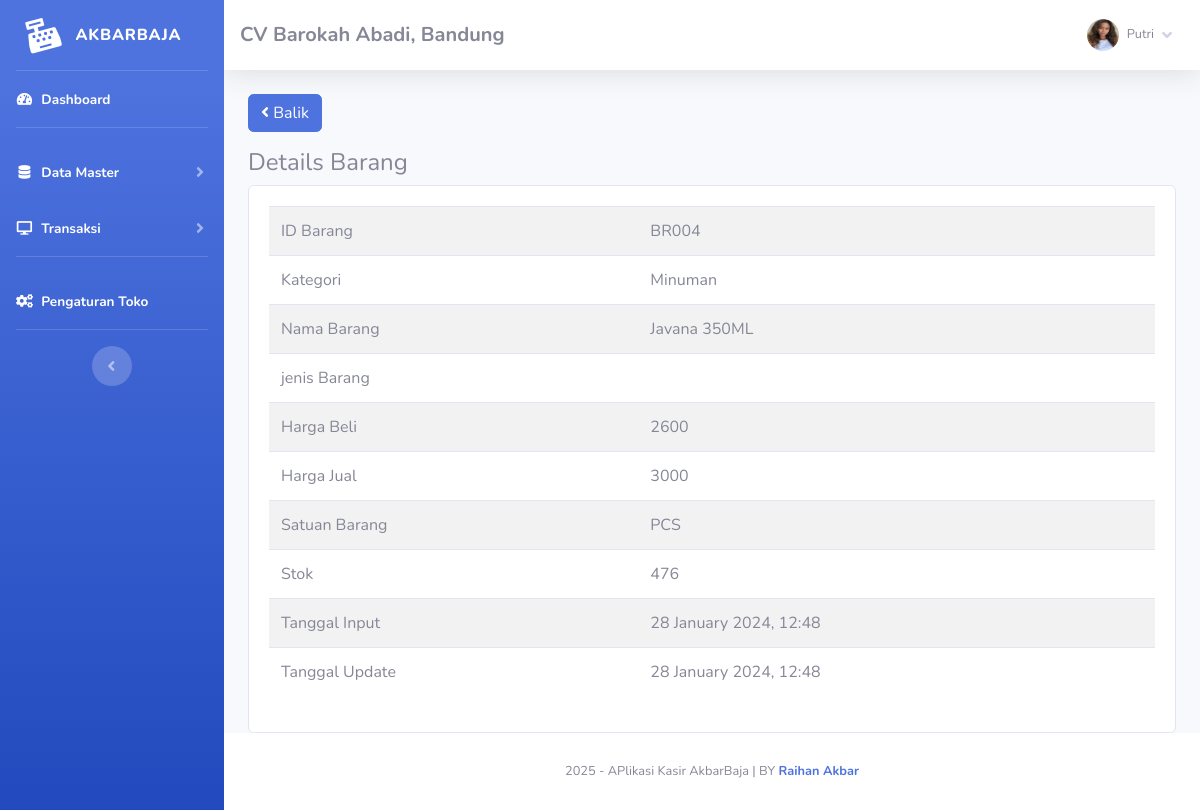
/index.php?page=barang/details&barang=BR004 (signed in), run on the app's committed database.
### tables this page shows
CREATE TABLE `toko` (
  `id_toko` int(11) NOT NULL,
  `nama_toko` varchar(255) NOT NULL,
  `alamat_toko` text NOT NULL,
  `tlp` varchar(255) NOT NULL,
  `nama_pemilik` varchar(255) NOT NULL
);

CREATE TABLE `member` (
  `id_member` int(11) NOT NULL,
  `nm_member` varchar(255) NOT NULL,
  `alamat_member` text NOT NULL,
  `telepon` varchar(255) NOT NULL,
  `email` varchar(255) NOT NULL,
  `gambar` text NOT NULL,
  `NIK` text NOT NULL
);

CREATE TABLE `barang` (
  `id` int(11) NOT NULL,
  `id_barang` varchar(255) NOT NULL,
  `id_kategori` int(11) NOT NULL,
  `nama_barang` text NOT NULL,
  `merk` varchar(255) NOT NULL,
  `harga_beli` varchar(255) NOT NULL,
  `harga_jual` varchar(255) NOT NULL,
  `satuan_barang` varchar(255) NOT NULL,
  `stok` text NOT NULL,
  `tgl_input` varchar(255) NOT NULL,
  `tgl_update` varchar(255) DEFAULT NULL
);

CREATE TABLE `kategori` (
  `id_kategori` int(11) NOT NULL,
  `nama_kategori` varchar(255) NOT NULL,
  `tgl_input` varchar(255) NOT NULL
);

### fungsi/view/view.php (called while the page is built, shortened)
<?php
class view
{
    protected $db;
    public function __construct($db)
    {
        $this->db = $db;
    }
    public function member_edit($id)
    {
        $sql = "select member.*, login.*
                from member inner join login on member.id_member = login.id_member
                where member.id_member= ?";
        $row = $this-> db -> prepare($sql);
        $row -> execute(array($id));
        $hasil = $row -> fetch();
        return $hasil;
    }
    public function toko()
    {
        $sql = "select*from toko where id_toko='1'";
        $row = $this-> db -> prepare($sql);
        $row -> execute();
        $hasil = $row -> fetch();
        return $hasil;
    }
    public function barang_edit($id)
    {
        $sql = "select barang.*, kategori.id_kategori, kategori.nama_kategori
                from barang inner join kategori on barang.id_kategori = kategori.id_kategori
                where id_barang=?";
        $row = $this-> db -> prepare($sql);
        $row -> execute(array($id));
        $hasil = $row -> fetch();
        return $hasil;
    }
}

### admin/module/barang/details/index.php (the view, shortened to what this page needs)
<?php
	$id = $_GET['barang'];
	$hasil = $lihat -> barang_edit($id);
?>
<a href="index.php?page=barang" class="btn btn-primary mb-3"><i class="fa fa-angle-left"></i> Balik </a>
<h4>Details Barang</h4>
<div class="card card-body">
	<div class="table-responsive">
		<table class="table table-striped">
			<tr>
				<td>ID Barang</td>
				<td><?php echo $hasil['id_barang'];?></td>
			</tr>
			<tr>
				<td>Kategori</td>
				<td><?php echo $hasil['nama_kategori'];?></td>
			</tr>
			<tr>
				<td>Nama Barang</td>
				<td><?php echo $hasil['nama_barang'];?></td>
			</tr>
			<tr>
				<td>jenis Barang</td>
				<td><?php echo $hasil['jenis'];?></td>
			</tr>
			<tr>
				<td>Harga Beli</td>
				<td><?php echo $hasil['harga_beli'];?></td>
			</tr>
			<tr>
				<td>Harga Jual</td>
				<td><?php echo $hasil['harga_jual'];?></td>
			</tr>
			<tr>
				<td>Satuan Barang</td>
				<td><?php echo $hasil['satuan_barang'];?></td>
			</tr>
			<tr>
				<td>Stok</td>
				<td><?php echo $hasil['stok'];?></td>
			</tr>
			<tr>
				<td>Tanggal Input</td>
				<td><?php echo $hasil['tgl_input'];?></td>
			</tr>
			<tr>
				<td>Tanggal Update</td>
				<td><?php echo $hasil['tgl_update'];?></td>
			</tr>
		</table>
	</div>
</div>

### admin/template/sidebar.php (shortened to what this page needs)
<?php
    $id = $_SESSION['admin']['id_member'];
    $hasil_profil = $lihat -> member_edit($id);
?>
<ul class="navbar-nav bg-gradient-primary sidebar sidebar-dark accordion" id="accordionSidebar">
    <a class="sidebar-brand d-flex align-items-center justify-content-center" href="index.php">
        <div class="sidebar-brand-icon rotate-n-15">
            <i class="fas fa-cash-register"></i>
        </div>
        <div class="sidebar-brand-text mx-3">AkbarBaja<sup></sup></div>
    </a>
    <hr class="sidebar-divider my-0">
    <li class="nav-item active">
        <a class="nav-link" href="index.php">
            <i class="fas fa-fw fa-tachometer-alt"></i>
            <span>Dashboard</span></a>
    </li>
    <hr class="sidebar-divider">
    <li class="nav-item active">
        <a class="nav-link collapsed" href="#" data-toggle="collapse" data-target="#collapseTwo" aria-expanded="true"
            aria-controls="collapseTwo">
            <i class="fas fa-fw fa-database"></i>
            <span>Data Master</span>
        </a>
    </li>
    <li class="nav-item active">
        <a class="nav-link collapsed" href="#" data-toggle="collapse" data-target="#collapse3" aria-expanded="true"
            aria-controls="collapse3">
            <i class="fas fa-fw fa-desktop"></i>
            <span>Transaksi</span>
        </a>
    </li>
    <hr class="sidebar-divider">
    <li class="nav-item active">
        <a class="nav-link" href="index.php?page=pengaturan">
            <i class="fas fa-fw fa-cogs"></i>
            <span>Pengaturan Toko</span></a>
    </li>
    <hr class="sidebar-divider d-none d-md-block">
    <div class="text-center d-none d-md-inline">
        <button class="rounded-circle border-0" id="sidebarToggle"></button>
    </div>
</ul>
<div id="content-wrapper" class="d-flex flex-column">
    <div id="content">
        <nav class="navbar navbar-expand navbar-light bg-white topbar mb-4 static-top shadow">
            <h5 class="d-lg-block d-none mt-2"><b><?php echo $toko['nama_toko'];?>, <?php echo $toko['alamat_toko'];?></b></h5>
            <ul class="navbar-nav ml-auto">
                <li class="nav-item dropdown no-arrow">
                    <a class="nav-link dropdown-toggle" href="#" id="userDropdown" role="button" data-toggle="dropdown"
                        aria-haspopup="true" aria-expanded="false">
                        <img class="img-profile rounded-circle"
                            src="assets/img/user/<?php echo $hasil_profil['gambar'];?>">
                        <span
                            class="mr-2 d-none d-lg-inline text-gray-600 small ml-2"><?php echo $hasil_profil['nm_member'];?></span>
                        <i class="fas fa-angle-down"></i>
                    </a>
                </li>
            </ul>
        </nav>
        <div class="container-fluid">

### data on the page
toko: nama_toko "CV Barokah Abadi", alamat_toko "Bandung"
barang: id_barang "BR004", id_kategori.nama_kategori "Minuman", nama_barang "Javana 350ML", harga_beli "2600", harga_jual "3000", satuan_barang "PCS", stok "476", tgl_input "28 January 2024, 12:48", tgl_update "28 January 2024, 12:48"

### other printed values
$hasil_profil['nm_member'] "Putri"
